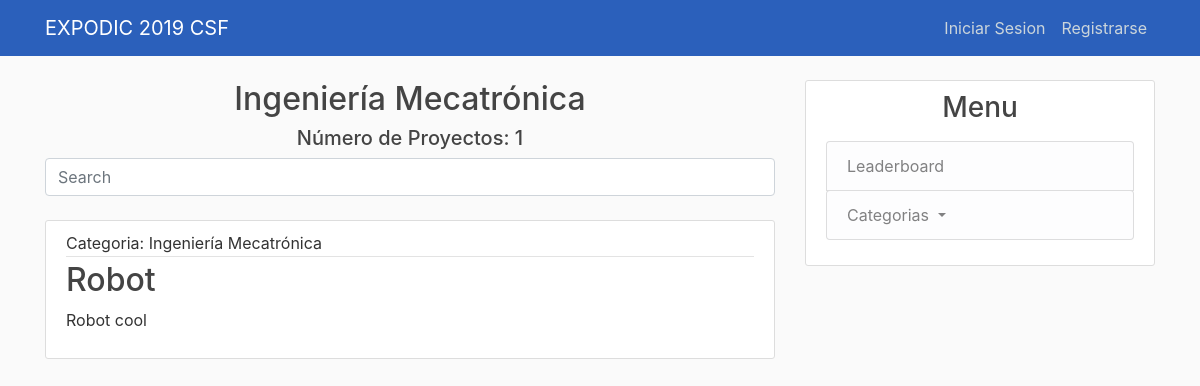
The page /categoria/IMT/ on the database as committed earlier.
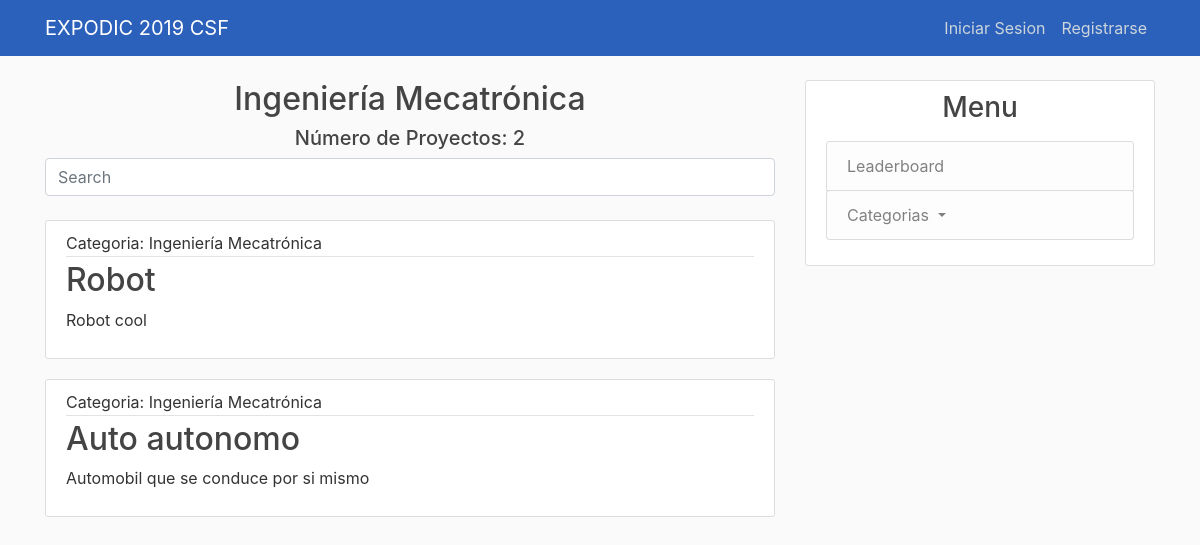
The same page on the database as committed later.
### feria_ing/models.py (models this page shows, shortened)
class Project(models.Model):
    id = models.IntegerField(primary_key=True)
    nombre = models.CharField(max_length=140)
    descripcion = models.TextField()
    categorias = models.ForeignKey(
        Categoria,
        on_delete = models.SET_NULL,
        null = True
    )
    requierements = models.CharField(max_length=140, verbose_name= ('Requerimientos'))
    evaluaciones = models.IntegerField()

class Categoria(models.Model):
    abreviacion = models.CharField(max_length=7, primary_key=True)
    nombre = models.CharField(max_length=100)
    num_proyectos = models.IntegerField()
    def __str__(self):
        return self.nombre

### feria_ing/views.py (the view)
# urls.py: path('categoria/<str:categoria>/', views.cat_projs, name="categoria"),
def cat_projs(request, categoria):
    proj_list_by_cat = Project.objects.filter(categorias = categoria)
    count = proj_list_by_cat.count()
    name = Categoria.objects.get(abreviacion = categoria)
    list_al = Alumno.objects.all()
    prof_list = Profesor.objects.all()
    ld_user = request.user
    mat = ld_user.username.split('@')[0]
    print(mat)
    current_user = None
    for al in list_al:
            if al.matricula == mat:
                current_user = al
    if current_user:
        type = True #Es alumno
    else:
        type= False
    for prof in prof_list:
        if prof.matricula == mat:
                current_user = prof
    context = {
        'projects': proj_list_by_cat,
        'user_current': current_user,
        'type': type,
        'name': name,
        'count': count
    }
    return render(request, 'feria_ing/project_by_cat.html', context)

### feria_ing/templates/feria_ing/project_by_cat.html
{% extends "feria_ing/base.html" %}
{% block content %}
<h2 style="text-align: center;"> {{name}} </h2>
<h5 style="text-align: center;"> Número de Proyectos: {{count}} </h5>
  <form method="GET" action = "{% url 'feria_ing-search' %}">
      <input name = "q" class="form-control" type="text" placeholder="Search" aria-label="Search">
  </form>
  <br>
    {% for project in projects %}
        <article class="media content-section">
          <div class="media-body">
            <div class="article-metadata">
                Categoria: {{ project.categorias }}
            </div>
            <h2><a class="article-title" href="{% url 'project-detail' project.id %}">{{ project.nombre }}</a></h2>
            <p class="article-content">{{ project.descripcion }}</p>
          </div>
        </article>
    {% endfor %}
{% endblock content %}

Rows that differ between the two databases and show on the page:
added Project: categorias "Ingeniería Mecatrónica", nombre "Auto autonomo", descripcion "Automobil que se conduce por si mismo"
Other text that changed with them:
{{ count }}: "1" → "2"
